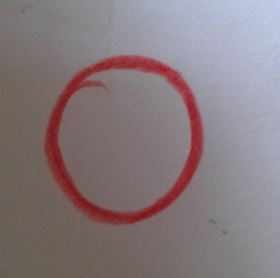
#> input picture makebw/im/0_1.JPG, 280 x 278 px; its folder holds only this picture in this run
$ python decolor.py
#> lines starting #> are read from the running program, lines starting #| are printed output that depends on the picture; after the words box and inside, x2 and y2 are one past the last pixel; in counts of white or black regions, pixels touching at a corner belong together
import cv2
from glob import glob

# I have no idea about any of the parameter, numbers here.
# All thanks to stackoverflow + openCV documentation

def makeBW(filepath):
#> called with filepath = './im/0_1.JPG'
	im_gray = cv2.imread(filepath, cv2.IMREAD_GRAYSCALE)
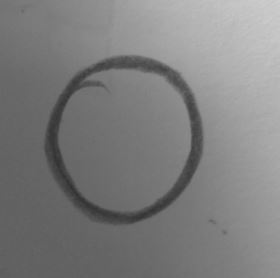
#> im_gray: shape (278, 280); min 47, max 207, mean 126.3
	im_blur = cv2.medianBlur(im_gray, 5)
	im_adgauss = cv2.adaptiveThreshold(im_blur, 255, cv2.ADAPTIVE_THRESH_GAUSSIAN_C, cv2.THRESH_BINARY, 11, 2)
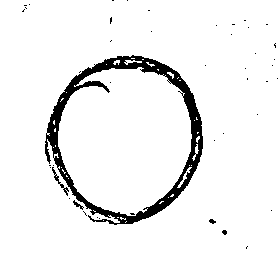
#> im_adgauss: shape (278, 280); 94.2% white; 45 black regions (41 under 20 px), largest, box (x1, y1, x2, y2) and area: (45, 55, 203, 225) 4310, (52, 167, 69, 196) 81, (73, 200, 84, 210) 35, (209, 219, 216, 224) 23
	im_blurgauss = cv2.GaussianBlur(im_adgauss, (5, 5), 0)
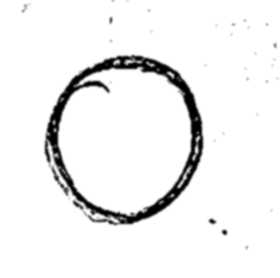
#> im_blurgauss: shape (278, 280); min 0, max 255, mean 240.1
	blur = cv2.blur(im_blurgauss,(10,10))
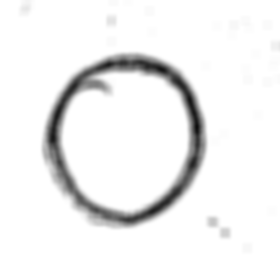
#> blur: shape (278, 280); min 14, max 255, mean 240.1
	thres, im_bw = cv2.threshold(blur, 128, 255, cv2.THRESH_BINARY | cv2.THRESH_OTSU)
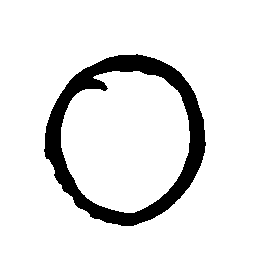
#> im_bw: shape (278, 280); 91.2% white; 1 black region, box (x1, y1, x2, y2) and area: (44, 54, 206, 226) 6836
#> thres = 181
	cv2.imwrite(filepath[:-4] + ".png", im_bw)

im_files = glob('./im/*.JPG')

for file in im_files:
	makeBW(file)

$ run again, on makebw/im/2_1.JPG
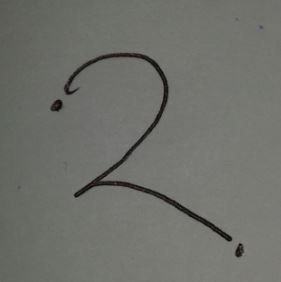
#> input picture makebw/im/2_1.JPG, 281 x 282 px
#> in makeBW, `im_adgauss = cv2.adaptiveThreshold(im_blur, 255, cv2.ADAPTIVE_THRESH_G..`:
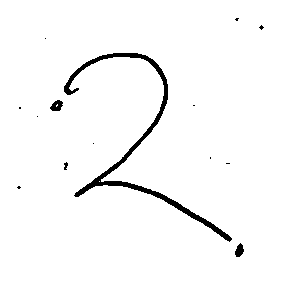
#> im_adgauss: shape (282, 281); 97.1% white; 14 black regions (10 under 20 px), largest, box (x1, y1, x2, y2) and area: (64, 53, 232, 242) 2017, (50, 100, 63, 111) 97, (235, 243, 244, 257) 84, (64, 162, 68, 170) 22
#> in makeBW, `thres, im_bw = cv2.threshold(blur, 128, 255, cv2.THRESH_BINARY | cv2.T..`:
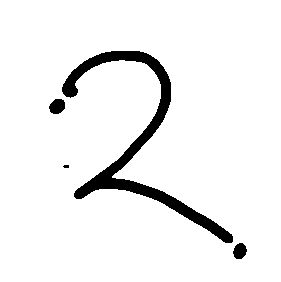
#> im_bw: shape (282, 281); 94% white; 4 black regions (1 under 20 px), largest, box (x1, y1, x2, y2) and area: (62, 51, 233, 243) 4381, (49, 99, 65, 114) 188, (233, 243, 247, 259) 167
#> thres = 203

$ run again, on makebw/im/2_2.JPG
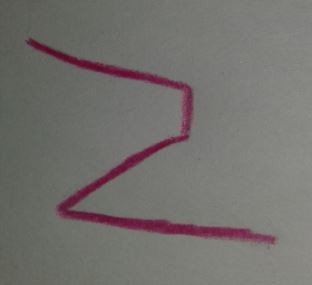
#> input picture makebw/im/2_2.JPG, 312 x 285 px
#> in makeBW, `im_adgauss = cv2.adaptiveThreshold(im_blur, 255, cv2.ADAPTIVE_THRESH_G..`:
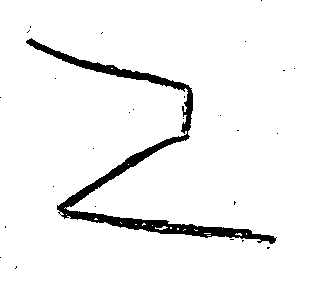
#> im_adgauss: shape (285, 312); 94.8% white; 27 black regions (26 under 20 px), largest, box (x1, y1, x2, y2) and area: (26, 38, 277, 244) 4546
#> in makeBW, `thres, im_bw = cv2.threshold(blur, 128, 255, cv2.THRESH_BINARY | cv2.T..`:
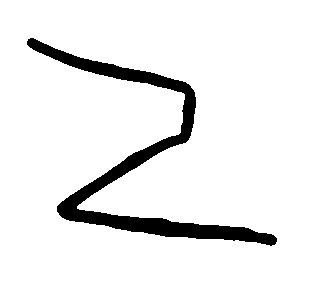
#> im_bw: shape (285, 312); 92.1% white; 1 black region, box (x1, y1, x2, y2) and area: (27, 38, 277, 246) 6982
#> thres = 181

$ run again, on makebw/im/3_1.JPG
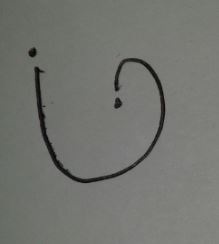
#> input picture makebw/im/3_1.JPG, 219 x 244 px
#> in makeBW, `im_adgauss = cv2.adaptiveThreshold(im_blur, 255, cv2.ADAPTIVE_THRESH_G..`:
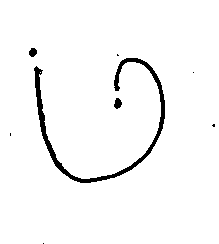
#> im_adgauss: shape (244, 219); 96.9% white; 8 black regions (5 under 20 px), largest, box (x1, y1, x2, y2) and area: (34, 58, 165, 183) 1539, (114, 98, 122, 109) 62, (29, 48, 37, 57) 55
#> in makeBW, `thres, im_bw = cv2.threshold(blur, 128, 255, cv2.THRESH_BINARY | cv2.T..`:
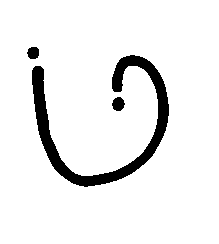
#> im_bw: shape (244, 219); 92.6% white; 3 black regions, box (x1, y1, x2, y2) and area: (32, 55, 169, 187) 3683, (112, 97, 125, 111) 136, (27, 47, 39, 59) 119
#> thres = 207
